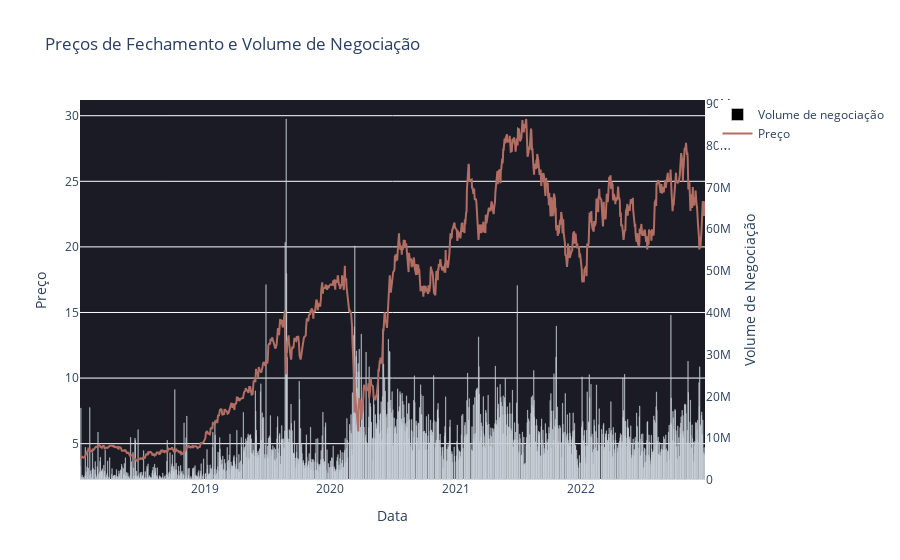

This figure's notebook cell:
### Code cell
# Obtem a série temporal dos preços de fechamento do ticker em questão.
ticker1_closing_prices_serie = ticker1_data['Adj Close']
# Obtem a série temporal do volume diário de negociação do ticker em questão.
ticker1_volume_serie = ticker1_data['Volume']

# Plota o gráfico dos (Preços de Fechamento x Volume de Negociação) para o ticker em questão.
plot_close_prices_with_volume(ticker1_closing_prices_serie,ticker1_volume_serie)

### Figure 1 — Plotly figure (JSON) as saved in the notebook; plotly's stock layout.template omitted (floating-point values rounded to 4 significant figures; data arrays with more than 128 entries replaced by an {"elided": "..."} marker saying what was removed)
{"data": [{"marker": {"color": "black"}, "name": "Volume de negociação", "type": "bar", "x": {"elided": "1239 str values"}, "y": {"elided": "1239 int values"}, "yaxis": "y2"}, {"line": {"color": "#B26E63"}, "mode": "lines", "name": "Preço", "type": "scatter", "x": {"elided": "1239 str values"}, "y": {"elided": "1239 float values"}, "yaxis": "y"}], "layout": {"paper_bgcolor": "white", "plot_bgcolor": "#1A1B25", "title": {"text": "Preços de Fechamento e Volume de Negociação"}, "xaxis": {"title": {"text": "Data"}}, "yaxis": {"overlaying": "y2", "title": {"text": "Preço"}}, "yaxis2": {"showgrid": false, "side": "right", "title": {"text": "Volume de Negociação"}}}}
